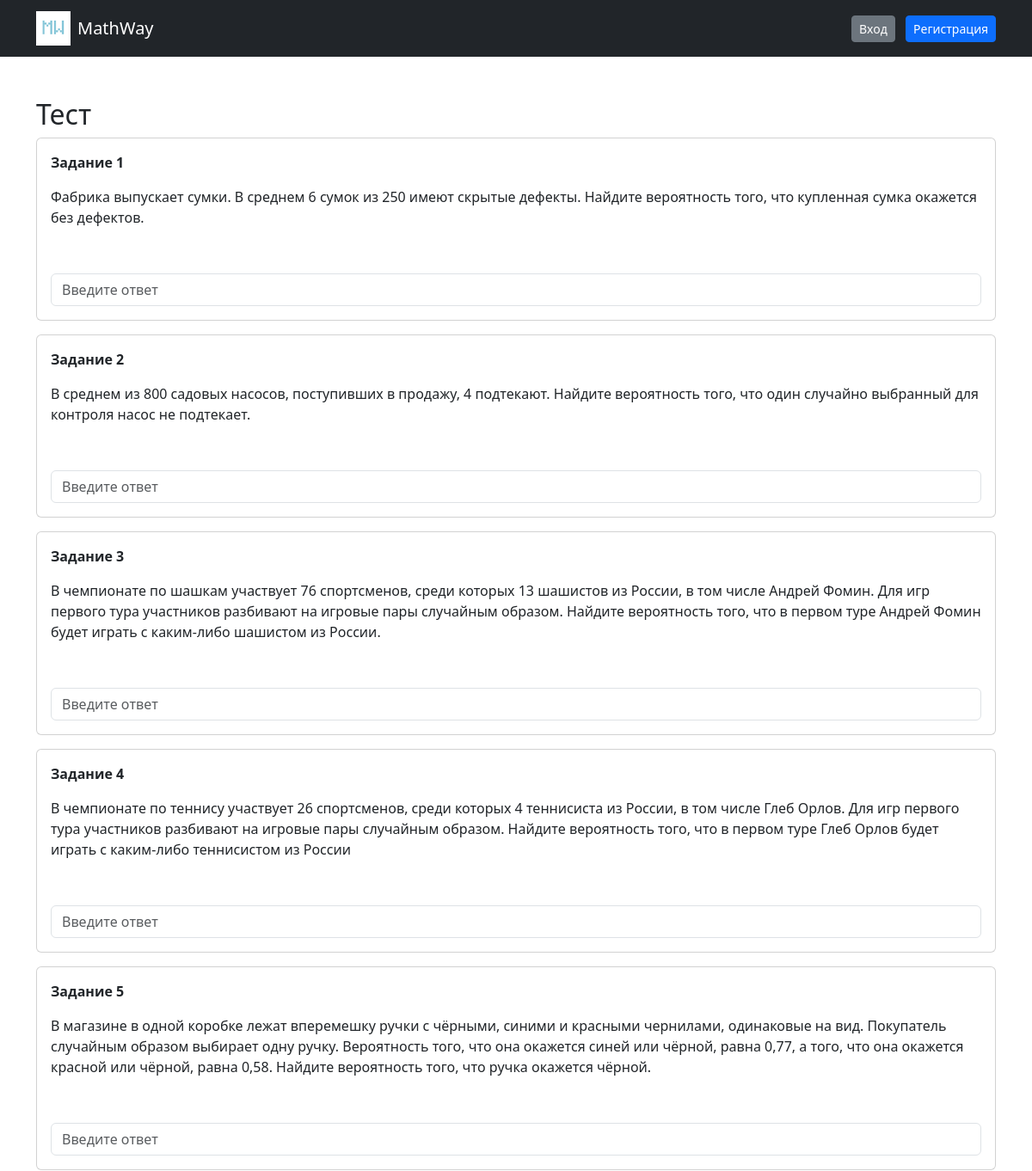
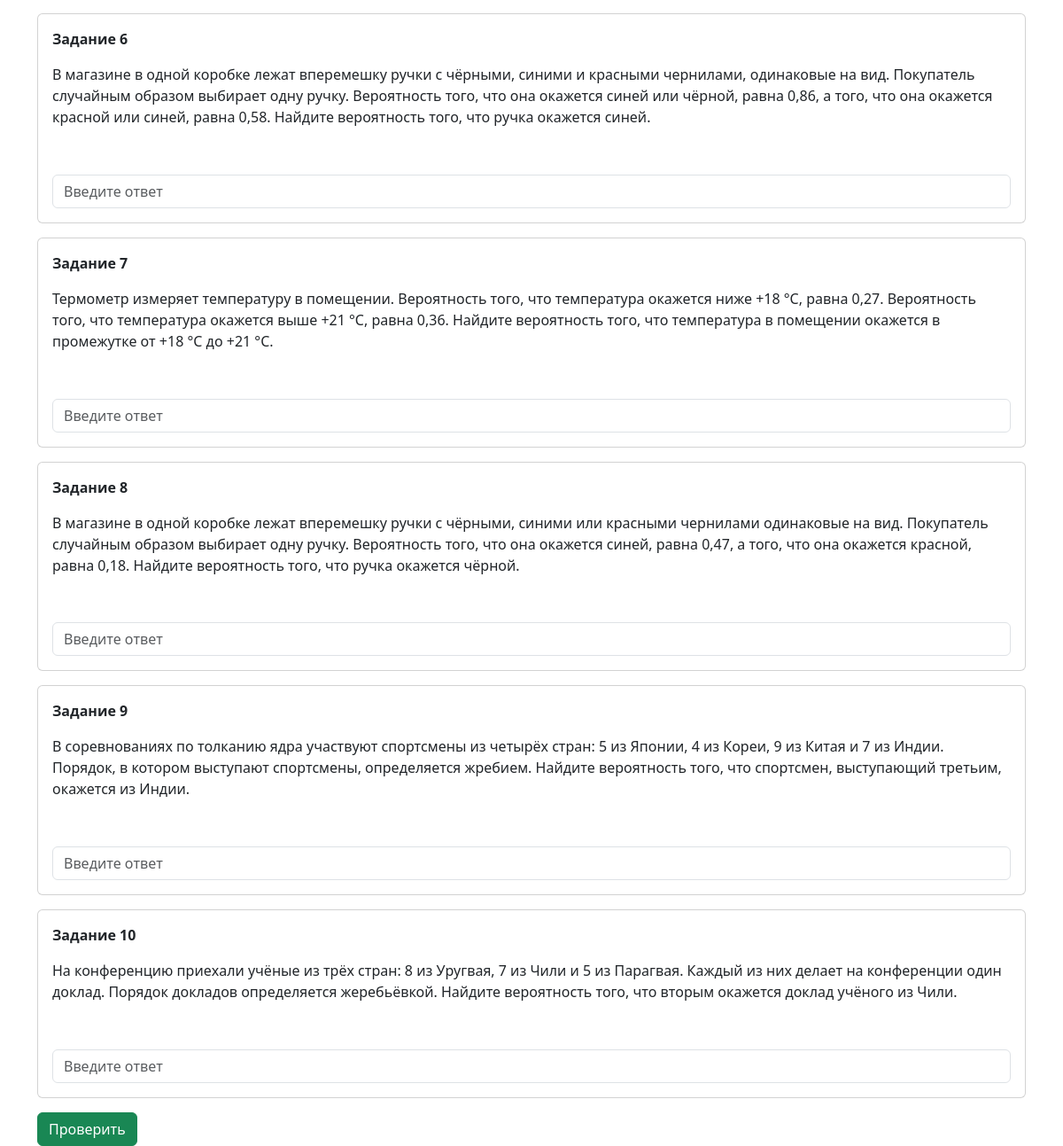
The page /test/4 on the database its author committed (2 pictures, top to bottom).
### models.py (models this page shows)
class Task(db.Model):
    id = db.Column(db.Integer, primary_key=True)
    question = db.Column(db.Text, nullable=False)
    answer = db.Column(db.String(100), nullable=False)
    topic = db.Column(db.String(10), nullable=False)
    image_url = db.Column(db.String(255))

### main.py (the view)
@app.route('/test/<int:topic>')
def test(topic):
    tasks = Task.query.filter_by(topic=topic).all()
    return render_template('test.html', tasks=tasks, topic=topic)

### templates/test.html
{% extends "base.html" %}
{% block content %}
<h2>Тест</h2>
<form method="POST" action="/check/{{ topic }}">
{% for task in tasks %}
    <div class="card p-3 mb-3">
        <p><b>Задание {{ loop.index }}</b></p>
        <p>{{ task.question }}</p>
        {% if task.image_url %}
            <img src="{{ url_for('static', filename=task.image_url) }}" class="img-fluid w-50">
        {% endif %}
        <input
            type="text"
            name="answer_{{ task.id }}"
            class="form-control"
            placeholder="Введите ответ"
        >
    </div>
{% endfor %}
<button class="btn btn-success">Проверить</button>
</form>
{% endblock %}

### rows shown on the page
Task: question "Фабрика выпускает сумки. В среднем 6 сумок из 250 имеют скрытые дефекты. Найдите вероятность того, что купленная сумка окажется без дефектов.", image_url (placeholder picture)
Task: question "В среднем из 800 садовых насосов, поступивших в продажу, 4 подтекают. Найдите вероятность того, что один случайно выбранный для контроля насос не подтекает.", image_url (placeholder picture)
Task: question "В чемпионате по шашкам участвует 76 спортсменов, среди которых 13 шашистов из России, в том числе Андрей Фомин. Для игр первого тура участников разбивают на игровые пары случайным образом. Найдите вероятность того, что в первом туре Андрей Фомин будет играть с каким-либо шашистом из России.", image_url (placeholder picture)
Task: question "В чемпионате по теннису участвует 26 спортсменов, среди которых 4 теннисиста из России, в том числе Глеб Орлов. Для игр первого тура участников разбивают на игровые пары случайным образом. Найдите вероятность того, что в первом туре Глеб Орлов будет играть с каким-либо теннисистом из России", image_url (placeholder picture)
Task: question "В магазине в одной коробке лежат вперемешку ручки с чёрными, синими и красными чернилами, одинаковые на вид. Покупатель случайным образом выбирает одну ручку. Вероятность того, что она окажется синей или чёрной, равна 0,77, а того, что она окажется красной или чёрной, равна 0,58. Найдите вероятность того, что ручка окажется чёрной.", image_url (placeholder picture)
Task: question "В магазине в одной коробке лежат вперемешку ручки с чёрными, синими и красными чернилами, одинаковые на вид. Покупатель случайным образом выбирает одну ручку. Вероятность того, что она окажется синей или чёрной, равна 0,86, а того, что она окажется красной или синей, равна 0,58. Найдите вероятность того, что ручка окажется синей.", image_url (placeholder picture)
Task: question "Термометр измеряет температуру в помещении. Вероятность того, что температура окажется ниже +18 °C, равна 0,27. Вероятность того, что температура окажется выше +21 °C, равна 0,36. Найдите вероятность того, что температура в помещении окажется в промежутке от +18 °C до +21 °C.", image_url (placeholder picture)
Task: question "В магазине в одной коробке лежат вперемешку ручки с чёрными, синими или красными чернилами одинаковые на вид. Покупатель случайным образом выбирает одну ручку. Вероятность того, что она окажется синей, равна 0,47, а того, что она окажется красной, равна 0,18. Найдите вероятность того, что ручка окажется чёрной.", image_url (placeholder picture)
Task: question "В соревнованиях по толканию ядра участвуют спортсмены из четырёх стран: 5 из Японии, 4 из Кореи, 9 из Китая и 7 из Индии. Порядок, в котором выступают спортсмены, определяется жребием. Найдите вероятность того, что спортсмен, выступающий третьим, окажется из Индии.", image_url (placeholder picture)
Task: question "На конференцию приехали учёные из трёх стран: 8 из Уругвая, 7 из Чили и 5 из Парагвая. Каждый из них делает на конференции один доклад. Порядок докладов определяется жеребьёвкой. Найдите вероятность того, что вторым окажется доклад учёного из Чили.", image_url (placeholder picture)
